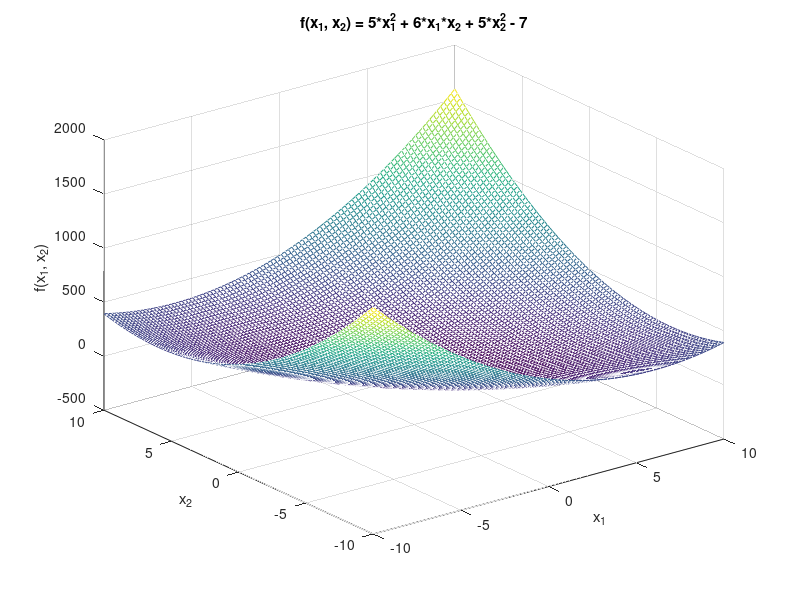
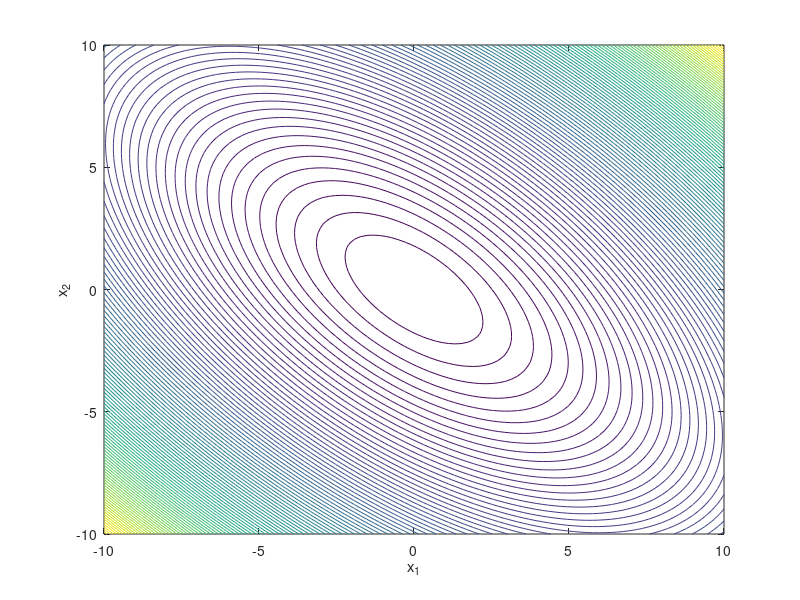

Source code (MATLAB) for these figures, in order: (Note: this script raises an error after producing the figures.)
% Author: Kovács Bálint-Hunor (Informatika III.) 2023
clear all %#ok<CLALL>
close all
clc

% Konjugált gradiens számítás
% Fletcher-Reeves módszer

f = @(x) 5*x(1).^2 + 6*x(1).*x(2) + 5*x(2).^2 - 7;

% plot mesh es contour
F = @(x1, x2) 5*x1.^2 + 6*x1.*x2 + 5*x2.^2 - 7;
x1 = linspace(-10, 10, 100);
x2 = linspace(-10, 10, 100);

[X, Y] = meshgrid(x1, x2);
Z = F(X, Y);

figure(1);
mesh(X, Y, Z);
xlabel('x_1');
ylabel('x_2');
zlabel('f(x_1, x_2)');
title('f(x_1, x_2) = 5*x_1^2 + 6*x_1*x_2 + 5*x_2^2 - 7');

figure(2);
contour(X, Y, Z, 100);
xlabel('x_1');
ylabel('x_2');


max_iteration = 1000;
figure(2);
x = ginput(1)';
hold on;
plot(x(1), x(2), 'r*');

% step size
S = 0.01;
h = 1e-3;

e1 = 1e-6;
e2 = 1e-6; % tolX
e3 = 1e-6; % tolFun

iteration_counter = 1;
minimum_iterations = [x];
current_gradient = 0;

while true
    current_gradient = gr(f, h, x(:,1));
    S = (current_gradient'*current_gradient)/(current_gradient'*hess_f(f, h, x(:,1))*current_gradient);
    
    if iteration_counter == 1
        M = -current_gradient;
    else
        alpha_valtozo = (current_gradient'*current_gradient)/(previous_gradient'*previous_gradient);
        M = -current_gradient + alpha_valtozo*previous_M;
    end
    previous_gradient = current_gradient;
    previous_M = M;
    x = x + S*M;
    
    % append the new point to minimum_iterations
    minimum_iterations = [minimum_iterations x];
    
    % plot the new point on the contour and on the mesh
    figure(1)
    hold on;
    plot3(x(1), x(2), f(x), 'r*');
    
    figure(2)
    hold on;
    plot(x(1), x(2), 'r*');
    
    if norm(current_gradient) < e1
        break;
    end
    
    if norm(S*M) < e2
        break;
    end
    
    if iteration_counter > max_iteration
        break;
    end
    
    iteration_counter = iteration_counter + 1;
end

% plot the minimum point
figure(1)
hold on;
plot3(x(1), x(2), f(x), 'g*');

figure(2)
hold on;
plot(x(1), x(2), 'g*');

% Plot the minimum iterations as a line
figure(2)
hold on;
plot(minimum_iterations(1, :), minimum_iterations(2, :), 'b-');

figure(1)
hold on;
% Evaluate the function for each point separately
f_values = arrayfun(@(i) f(minimum_iterations(:, i)), 1:size(minimum_iterations, 2));
plot3(minimum_iterations(1, :), minimum_iterations(2, :), f_values, 'b-');

% Print the minimum point
fprintf('Minimum point: x1 = %.4f, x2 = %.4f, f(x1, x2) = %.4f\n', x(1), x(2), f(x));


